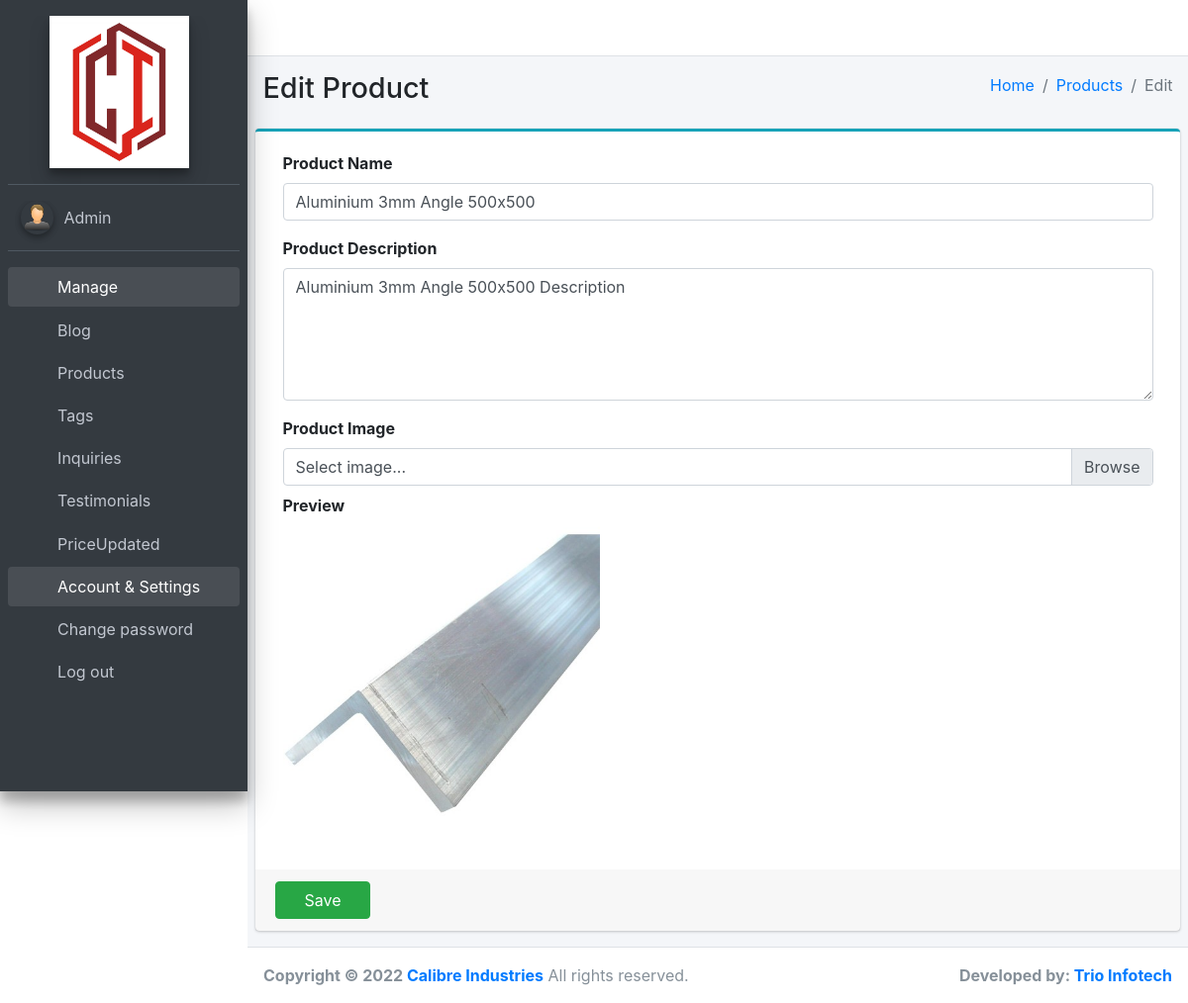
The page /admin/products/edit.php?id=1 (signed in) on the database its author committed.
### tables this page shows
CREATE TABLE `products` (
  `Id` int(11) NOT NULL,
  `Name` varchar(200) NOT NULL,
  `Description` varchar(2000) NOT NULL,
  `ImageName` varchar(300) NOT NULL
);

### includes/init.php (called while the page is built, shortened)
<?php
$connection = new PDO("mysql:host=localhost;port=3306;dbname=Calibre", "root", "");
function urlOf($path)
{
    return BASE_URL . '/' . $path;
}
function selectOne($query, $params = null)
{
    global $connection;
    $statement = $connection->prepare($query);
    $statement->execute($params);
    $row = $statement->fetch(PDO::FETCH_ASSOC);
    return $row;
}

### admin/products/edit.php (the view, shortened to what this page needs)
<?php
require("../../includes/init.php");
$id = $_REQUEST['id'];
$product = selectOne("SELECT * FROM `Products` WHERE `Id` = ?", [$id]);
require(pathOf('admin/includes/header.php'));
require(pathOf('admin/includes/nav.php'));
require(pathOf('admin/includes/sidebar.php'));
?>
<div class="content-wrapper">
    <section class="content-header">
        <div class="container-fluid">
            <div class="row mb-2">
                <div class="col-sm-6">
                    <h1>Edit Product</h1>
                </div>
                <div class="col-sm-6">
                    <ol class="breadcrumb float-sm-right">
                        <li class="breadcrumb-item"><a href="<?= urlOf('admin/') ?>">Home</a></li>
                        <li class="breadcrumb-item"><a href="<?= urlOf('admin/products') ?>">Products</a></li>
                        <li class="breadcrumb-item active">Edit</li>
                    </ol>
                </div>
            </div>
        </div>
    </section>
    <section class="content">
        <div class="row">
            <div class="col col-md-12">
                <form onsubmit="return editProduct(<?= $product['Id'] ?>);">
                    <div class="card card-outline card-info">
                        <div class="card-body">
                            <div class="col col-md-12">
                                <div class="form-group">
                                    <label for="product-name">Product Name</label>
                                    <input type="text" class="form-control" id="product-name" placeholder="Enter Product Name" value="<?= $product['Name'] ?>" autofocus required />
                                </div>
                            </div>
                            <div class="col col-md-12">
                                <div class="form-group">
                                    <label for="product-description">Product Description</label>
                                    <textarea class="form-control" id="product-description" placeholder="Enter Product Description" rows="5" required><?= $product['Description'] ?></textarea>
                                </div>
                            </div>
                            <div class="col col-md-12">
                                <div class="form-group">
                                    <div class="row">
                                        <div class="col">
                                            <label for="images">Product Image</label>
                                            <div class="input-group">
                                                <div class="custom-file">
                                                    <label class="custom-file-label" for="image">Select image...</label>
                                                </div>
                                            </div>
                                        </div>
                                    </div>
                                    <div class="row mt-2">
                                        <div class="col">
                                            <strong>Preview</strong>
                                        </div>
                                    </div>
                                    <div class="row">
                                    <div id="img-preview-list">
                                        <div class="col">
                                                <img src="<?= urlOf('assets/uploads/product-images/' . $product['ImageName']) ?>?<?= time() ?>" class="img-product" />
                                            </div>
                                        </div>
                                    </div>
                                </div>
                            </div>
                        </div>
                        <div class="card-footer">
                            <button id="btn-submit" type="submit" class="btn btn-success">
                                <span id="btn-submit-text">Save</span>
                            </button>
                        </div>
                    </div>
                </form>
            </div>
        </div>
    </section>
</div>
<?php
require(pathOf('admin/includes/footer-part1.php'));
?>
<?php
require(pathOf('admin/includes/footer-part2.php'));
?>

### admin/css/app.css (style rules this page uses)
#btn-submit { min-width: 6rem !important; }
#img-thumbnail, .img-product { width: 20rem; object-fit: cover; }

### rows shown on the page
products: Name "Aluminium 3mm Angle 500x500", Description "Aluminium 3mm Angle 500x500 Description", ImageName (picture)
